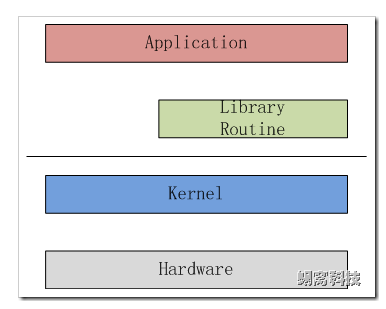
//> input picture kernel_module_test/kernel_file/Linux内核的整体架构/1.png, 386 x 309 px
$ ./M_遍历像素的14种方法   (built with g++ and OpenCV 4)
//> lines starting //> are read from the running program, lines starting //| are printed output that depends on the picture
// [28 lines of licence text are left out]
#include <iostream>
#include <opencv2/core/core.hpp>
#include <opencv2/highgui/highgui.hpp>
using namespace cv;
using namespace std;


//---------------------------------【宏定义部分】---------------------------------------------
//		描述：包含程序所使用宏定义
//-------------------------------------------------------------------------------------------------
#define NTESTS 14
#define NITERATIONS 20


//----------------------------------------- 【方法一】-------------------------------------------
//		说明：利用.ptr 和 []
//-------------------------------------------------------------------------------------------------
void colorReduce0(Mat &image, int div = 64) {

	int nl = image.rows; //行数
	int nc = image.cols * image.channels(); //每行元素的总元素数量

	for (int j = 0; j<nl; j++)
	{

		uchar* data = image.ptr<uchar>(j);

		for (int i = 0; i<nc; i++)
		{

			//-------------开始处理每个像素-------------------

			data[i] = data[i] / div*div + div / 2;

			//-------------结束像素处理------------------------

		} //单行处理结束
	}
}

//-----------------------------------【方法二】-------------------------------------------------
//		说明：利用 .ptr 和 * ++
//-------------------------------------------------------------------------------------------------
void colorReduce1(Mat &image, int div = 64) {

	int nl = image.rows; //行数
	int nc = image.cols * image.channels(); //每行元素的总元素数量

	for (int j = 0; j<nl; j++)
	{

		uchar* data = image.ptr<uchar>(j);

		for (int i = 0; i<nc; i++)
		{

			//-------------开始处理每个像素-------------------

			*data++ = *data / div*div + div / 2;

			//-------------结束像素处理------------------------

		} //单行处理结束
	}
}

//-----------------------------------------【方法三】-------------------------------------------
//		说明：利用.ptr 和 * ++ 以及模操作
//-------------------------------------------------------------------------------------------------
void colorReduce2(Mat &image, int div = 64) {

	int nl = image.rows; //行数
	int nc = image.cols * image.channels(); //每行元素的总元素数量

	for (int j = 0; j<nl; j++)
	{

		uchar* data = image.ptr<uchar>(j);

		for (int i = 0; i<nc; i++)
		{

			//-------------开始处理每个像素-------------------

			int v = *data;
			*data++ = v - v%div + div / 2;

			//-------------结束像素处理------------------------

		} //单行处理结束
	}
}

//----------------------------------------【方法四】---------------------------------------------
//		说明：利用.ptr 和 * ++ 以及位操作
//----------------------------------------------------------------------------------------------------
void colorReduce3(Mat &image, int div = 64) {

	int nl = image.rows; //行数
	int nc = image.cols * image.channels(); //每行元素的总元素数量
	int n = static_cast<int>(log(static_cast<double>(div)) / log(2.0));
	//掩码值
	uchar mask = 0xFF << n; // e.g. 对于 div=16, mask= 0xF0

	for (int j = 0; j<nl; j++) {

		uchar* data = image.ptr<uchar>(j);

		for (int i = 0; i<nc; i++) {

			//------------开始处理每个像素-------------------

			*data++ = *data&mask + div / 2;

			//-------------结束像素处理------------------------
		}  //单行处理结束
	}
}


//----------------------------------------【方法五】----------------------------------------------
//		说明：利用指针算术运算
//---------------------------------------------------------------------------------------------------
void colorReduce4(Mat &image, int div = 64) {

	int nl = image.rows; //行数
	int nc = image.cols * image.channels(); //每行元素的总元素数量
	int n = static_cast<int>(log(static_cast<double>(div)) / log(2.0));
	int step = image.step; //有效宽度
						   //掩码值
	uchar mask = 0xFF << n; // e.g. 对于 div=16, mask= 0xF0

							//获取指向图像缓冲区的指针
	uchar *data = image.data;

	for (int j = 0; j<nl; j++)
	{

		for (int i = 0; i<nc; i++)
		{

			//-------------开始处理每个像素-------------------

			*(data + i) = *data&mask + div / 2;

			//-------------结束像素处理------------------------

		} //单行处理结束

		data += step;  // next line
	}
}

//---------------------------------------【方法六】----------------------------------------------
//		说明：利用 .ptr 和 * ++以及位运算、image.cols * image.channels()
//-------------------------------------------------------------------------------------------------
void colorReduce5(Mat &image, int div = 64) {

	int nl = image.rows; //行数
	int n = static_cast<int>(log(static_cast<double>(div)) / log(2.0));
	//掩码值
	uchar mask = 0xFF << n; // e.g. 例如div=16, mask= 0xF0

	for (int j = 0; j<nl; j++)
	{

		uchar* data = image.ptr<uchar>(j);

		for (int i = 0; i<image.cols * image.channels(); i++)
		{

			//-------------开始处理每个像素-------------------

			*data++ = *data&mask + div / 2;

			//-------------结束像素处理------------------------

		} //单行处理结束
	}
}

// -------------------------------------【方法七】----------------------------------------------
//		说明：利用.ptr 和 * ++ 以及位运算(continuous)
//-------------------------------------------------------------------------------------------------
void colorReduce6(Mat &image, int div = 64) {

	int nl = image.rows; //行数
	int nc = image.cols * image.channels(); //每行元素的总元素数量

	if (image.isContinuous())
	{
		//无填充像素
		nc = nc*nl;
		nl = 1;  // 为一维数列
	}

	int n = static_cast<int>(log(static_cast<double>(div)) / log(2.0));
	//掩码值
	uchar mask = 0xFF << n; // e.g. 比如div=16, mask= 0xF0

	for (int j = 0; j<nl; j++) {

		uchar* data = image.ptr<uchar>(j);

		for (int i = 0; i<nc; i++) {

			//-------------开始处理每个像素-------------------

			*data++ = *data&mask + div / 2;

			//-------------结束像素处理------------------------

		} //单行处理结束
	}
}

//------------------------------------【方法八】------------------------------------------------
//		说明：利用 .ptr 和 * ++ 以及位运算 (continuous+channels)
//-------------------------------------------------------------------------------------------------
void colorReduce7(Mat &image, int div = 64) {

	int nl = image.rows; //行数
	int nc = image.cols; //列数

	if (image.isContinuous())
	{
		//无填充像素
		nc = nc*nl;
		nl = 1;  // 为一维数组
	}

	int n = static_cast<int>(log(static_cast<double>(div)) / log(2.0));
	//掩码值
	uchar mask = 0xFF << n; // e.g. 比如div=16, mask= 0xF0

	for (int j = 0; j<nl; j++) {

		uchar* data = image.ptr<uchar>(j);

		for (int i = 0; i<nc; i++) {

			//-------------开始处理每个像素-------------------

			*data++ = *data&mask + div / 2;
			*data++ = *data&mask + div / 2;
			*data++ = *data&mask + div / 2;

			//-------------结束像素处理------------------------

		} //单行处理结束
	}
}


// -----------------------------------【方法九】 ------------------------------------------------
//		说明：利用Mat_ iterator
//-------------------------------------------------------------------------------------------------
void colorReduce8(Mat &image, int div = 64) {

	//获取迭代器
	Mat_<Vec3b>::iterator it = image.begin<Vec3b>();
	Mat_<Vec3b>::iterator itend = image.end<Vec3b>();

	for (; it != itend; ++it) {

		//-------------开始处理每个像素-------------------

		(*it)[0] = (*it)[0] / div*div + div / 2;
		(*it)[1] = (*it)[1] / div*div + div / 2;
		(*it)[2] = (*it)[2] / div*div + div / 2;

		//-------------结束像素处理------------------------
	}//单行处理结束
}

//-------------------------------------【方法十】-----------------------------------------------
//		说明：利用Mat_ iterator以及位运算
//-------------------------------------------------------------------------------------------------
void colorReduce9(Mat &image, int div = 64) {

	// div必须是2的幂
	int n = static_cast<int>(log(static_cast<double>(div)) / log(2.0));
	//掩码值
	uchar mask = 0xFF << n; // e.g. 比如 div=16, mask= 0xF0

							// 获取迭代器
	Mat_<Vec3b>::iterator it = image.begin<Vec3b>();
	Mat_<Vec3b>::iterator itend = image.end<Vec3b>();

	//扫描所有元素
	for (; it != itend; ++it)
	{

		//-------------开始处理每个像素-------------------

		(*it)[0] = (*it)[0] & mask + div / 2;
		(*it)[1] = (*it)[1] & mask + div / 2;
		(*it)[2] = (*it)[2] & mask + div / 2;

		//-------------结束像素处理------------------------
	}//单行处理结束
}

//------------------------------------【方法十一】---------------------------------------------
//		说明：利用Mat Iterator_
//-------------------------------------------------------------------------------------------------
void colorReduce10(Mat &image, int div = 64) {

	//获取迭代器
	Mat_<Vec3b> cimage = image;
	Mat_<Vec3b>::iterator it = cimage.begin();
	Mat_<Vec3b>::iterator itend = cimage.end();

	for (; it != itend; it++) {

		//-------------开始处理每个像素-------------------

		(*it)[0] = (*it)[0] / div*div + div / 2;
		(*it)[1] = (*it)[1] / div*div + div / 2;
		(*it)[2] = (*it)[2] / div*div + div / 2;

		//-------------结束像素处理------------------------
	}
}

//--------------------------------------【方法十二】--------------------------------------------
//		说明：利用动态地址计算配合at
//-------------------------------------------------------------------------------------------------
void colorReduce11(Mat &image, int div = 64) {

	int nl = image.rows; //行数
	int nc = image.cols; //列数

	for (int j = 0; j<nl; j++)
	{
		for (int i = 0; i<nc; i++)
		{

			//-------------开始处理每个像素-------------------

			image.at<Vec3b>(j, i)[0] = image.at<Vec3b>(j, i)[0] / div*div + div / 2;
			image.at<Vec3b>(j, i)[1] = image.at<Vec3b>(j, i)[1] / div*div + div / 2;
			image.at<Vec3b>(j, i)[2] = image.at<Vec3b>(j, i)[2] / div*div + div / 2;

			//-------------结束像素处理------------------------

		} //单行处理结束
	}
}

//----------------------------------【方法十三】-----------------------------------------------
//		说明：利用图像的输入与输出
//-------------------------------------------------------------------------------------------------
void colorReduce12(const Mat &image, //输入图像
	Mat &result,      // 输出图像
	int div = 64) {

	int nl = image.rows; //行数
	int nc = image.cols; //列数

						 //准备好初始化后的Mat给输出图像
	result.create(image.rows, image.cols, image.type());

	//创建无像素填充的图像
	nc = nc*nl;
	nl = 1;  //单维数组

	int n = static_cast<int>(log(static_cast<double>(div)) / log(2.0));
	//掩码值
	uchar mask = 0xFF << n; // e.g.比如div=16, mask= 0xF0

	for (int j = 0; j<nl; j++) {

		uchar* data = result.ptr<uchar>(j);
		const uchar* idata = image.ptr<uchar>(j);

		for (int i = 0; i<nc; i++) {

			//-------------开始处理每个像素-------------------

			*data++ = (*idata++)&mask + div / 2;
			*data++ = (*idata++)&mask + div / 2;
			*data++ = (*idata++)&mask + div / 2;

			//-------------结束像素处理------------------------

		} //单行处理结束
	}
}

//--------------------------------------【方法十四】-------------------------------------------
//		说明：利用操作符重载
//-------------------------------------------------------------------------------------------------
void colorReduce13(Mat &image, int div = 64) {

	int n = static_cast<int>(log(static_cast<double>(div)) / log(2.0));
	//掩码值
	uchar mask = 0xFF << n; // e.g. 比如div=16, mask= 0xF0

							//进行色彩还原
	image = (image&Scalar(mask, mask, mask)) + Scalar(div / 2, div / 2, div / 2);
}


//-----------------------------------【ShowHelpText( )函数】-----------------------------
//		描述：输出一些帮助信息
//----------------------------------------------------------------------------------------------
void ShowHelpText()
{
	//输出欢迎信息和OpenCV版本
	printf("\n\n\t\t\t非常感谢购买《OpenCV3编程入门》一书！\n");
	printf("\n\n\t\t\t此为本书OpenCV2版的第24个配套示例程序\n");
	printf("\n\n\t\t\t   当前使用的OpenCV版本为：" CV_VERSION);
	printf("\n\n  ----------------------------------------------------------------------------\n");

	printf("\n\n正在进行存取操作，请稍等……\n\n");
}


//-----------------------------------【main( )函数】--------------------------------------------
//		描述：控制台应用程序的入口函数，我们的程序从这里开始
//-------------------------------------------------------------------------------------------------
int main()
{
	int64 t[NTESTS], tinit;
	Mat image0;
	Mat image1;
	Mat image2;

	system("color 4F");

	ShowHelpText();

	image0 = imread("1.png");
//> image0 is the input picture: 309 rows x 386 cols, CV_8UC3; mean B, G, R 223, 220.6, 221.7
	if (!image0.data)
		return 0;

	//时间值设为0
	for (int i = 0; i<NTESTS; i++)
		t[i] = 0;


	// 多次重复测试
	int n = NITERATIONS;
	for (int k = 0; k<n; k++)
	{
		cout << k << " of " << n << endl;

		image1 = imread("1.png");
		//【方法一】利用.ptr 和 []
		tinit = getTickCount();
		colorReduce0(image1);
//> after the loop in colorReduce0, `for (int j = 0; j<nl; j++)`:
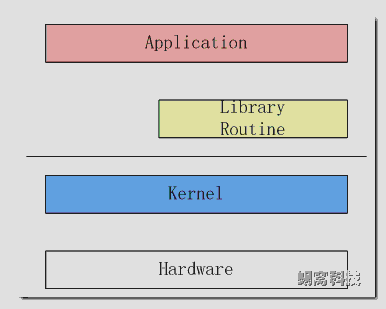
//> image: 309 rows x 386 cols, CV_8UC3; mean B, G, R 205.7, 203.2, 203.3
		t[0] += getTickCount() - tinit;

		//【方法二】利用 .ptr 和 * ++
		image1 = imread("1.png");
		tinit = getTickCount();
		colorReduce1(image1);
		t[1] += getTickCount() - tinit;

		//【方法三】利用.ptr 和 * ++ 以及模操作
		image1 = imread("1.png");
		tinit = getTickCount();
		colorReduce2(image1);
		t[2] += getTickCount() - tinit;

		//【方法四】 利用.ptr 和 * ++ 以及位操作
		image1 = imread("1.png");
		tinit = getTickCount();
		colorReduce3(image1);
//> after the loop in colorReduce3, `for (int j = 0; j<nl; j++)`:
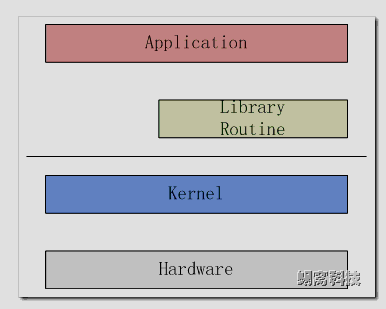
//> image: 309 rows x 386 cols, CV_8UC3; mean B, G, R 196.4, 192.3, 195.2
		t[3] += getTickCount() - tinit;

		//【方法五】 利用指针的算术运算
		image1 = imread("1.png");
		tinit = getTickCount();
		colorReduce4(image1);
//> after the loop in colorReduce4, `for (int j = 0; j<nl; j++)`: image: 309 rows x 386 cols, CV_8UC3; every value is 224
		t[4] += getTickCount() - tinit;

		//【方法六】利用 .ptr 和 * ++以及位运算、image.cols * image.channels()
		image1 = imread("1.png");
		tinit = getTickCount();
		colorReduce5(image1);
		t[5] += getTickCount() - tinit;

		//【方法七】利用.ptr 和 * ++ 以及位运算(continuous)
		image1 = imread("1.png");
		tinit = getTickCount();
		colorReduce6(image1);
		t[6] += getTickCount() - tinit;

		//【方法八】利用 .ptr 和 * ++ 以及位运算 (continuous+channels)
		image1 = imread("1.png");
		tinit = getTickCount();
		colorReduce7(image1);
		t[7] += getTickCount() - tinit;

		//【方法九】 利用Mat_ iterator
		image1 = imread("1.png");
		tinit = getTickCount();
		colorReduce8(image1);
		t[8] += getTickCount() - tinit;

		//【方法十】 利用Mat_ iterator以及位运算
		image1 = imread("1.png");
		tinit = getTickCount();
		colorReduce9(image1);
		t[9] += getTickCount() - tinit;

		//【方法十一】利用Mat Iterator_
		image1 = imread("1.png");
		tinit = getTickCount();
		colorReduce10(image1);
		t[10] += getTickCount() - tinit;

		//【方法十二】 利用动态地址计算配合at
		image1 = imread("1.png");
		tinit = getTickCount();
		colorReduce11(image1);
		t[11] += getTickCount() - tinit;

		//【方法十三】 利用图像的输入与输出
		image1 = imread("1.png");
		tinit = getTickCount();
		Mat result;
		colorReduce12(image1, result);
		t[12] += getTickCount() - tinit;
		image2 = result;

		//【方法十四】 利用操作符重载
		image1 = imread("1.png");
		tinit = getTickCount();
		colorReduce13(image1);
		t[13] += getTickCount() - tinit;

		//------------------------------
	}
	//输出图像
	imshow("原始图像", image0);
	imshow("结果", image2);
	imshow("图像结果", image1);

	// 输出平均执行时间
	cout << endl << "-------------------------------------------" << endl << endl;
	cout << "\n【方法一】利用.ptr 和 []的方法所用时间为 " << 1000.*t[0] / getTickFrequency() / n << "ms" << endl;
	cout << "\n【方法二】利用 .ptr 和 * ++ 的方法所用时间为" << 1000.*t[1] / getTickFrequency() / n << "ms" << endl;
	cout << "\n【方法三】利用.ptr 和 * ++ 以及模操作的方法所用时间为" << 1000.*t[2] / getTickFrequency() / n << "ms" << endl;
	cout << "\n【方法四】利用.ptr 和 * ++ 以及位操作的方法所用时间为" << 1000.*t[3] / getTickFrequency() / n << "ms" << endl;
	cout << "\n【方法五】利用指针算术运算的方法所用时间为" << 1000.*t[4] / getTickFrequency() / n << "ms" << endl;
	cout << "\n【方法六】利用 .ptr 和 * ++以及位运算、channels()的方法所用时间为" << 1000.*t[5] / getTickFrequency() / n << "ms" << endl;
	cout << "\n【方法七】利用.ptr 和 * ++ 以及位运算(continuous)的方法所用时间为" << 1000.*t[6] / getTickFrequency() / n << "ms" << endl;
	cout << "\n【方法八】利用 .ptr 和 * ++ 以及位运算 (continuous+channels)的方法所用时间为" << 1000.*t[7] / getTickFrequency() / n << "ms" << endl;
	cout << "\n【方法九】利用Mat_ iterator 的方法所用时间为" << 1000.*t[8] / getTickFrequency() / n << "ms" << endl;
	cout << "\n【方法十】利用Mat_ iterator以及位运算的方法所用时间为" << 1000.*t[9] / getTickFrequency() / n << "ms" << endl;
	cout << "\n【方法十一】利用Mat Iterator_的方法所用时间为" << 1000.*t[10] / getTickFrequency() / n << "ms" << endl;
	cout << "\n【方法十二】利用动态地址计算配合at 的方法所用时间为" << 1000.*t[11] / getTickFrequency() / n << "ms" << endl;
	cout << "\n【方法十三】利用图像的输入与输出的方法所用时间为" << 1000.*t[12] / getTickFrequency() / n << "ms" << endl;
	cout << "\n【方法十四】利用操作符重载的方法所用时间为" << 1000.*t[13] / getTickFrequency() / n << "ms" << endl;

	waitKey();
	return 0;
}
